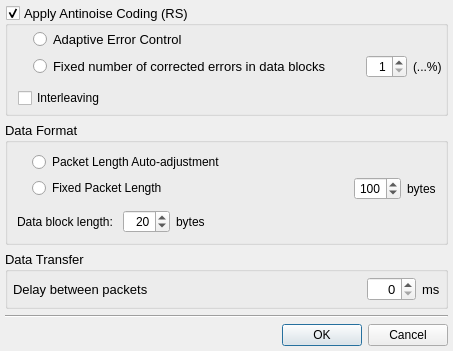
<?xml version="1.0" encoding="UTF-8"?>
<ui version="4.0">
 <class>CommunicationDialog</class>
 <widget class="QDialog" name="CommunicationDialog">
  <property name="geometry">
   <rect>
    <x>0</x>
    <y>0</y>
    <width>453</width>
    <height>335</height>
   </rect>
  </property>
  <property name="windowTitle">
   <string>Communication Settings Dialog</string>
  </property>
  <layout class="QGridLayout" name="gridLayout_4">
   <property name="leftMargin">
    <number>5</number>
   </property>
   <property name="topMargin">
    <number>5</number>
   </property>
   <property name="rightMargin">
    <number>5</number>
   </property>
   <property name="bottomMargin">
    <number>5</number>
   </property>
   <item row="0" column="0" colspan="2">
    <widget class="QGroupBox" name="gboxCoding">
     <property name="font">
      <font>
       <pointsize>10</pointsize>
      </font>
     </property>
     <property name="title">
      <string>Apply Antinoise Coding (RS)</string>
     </property>
     <property name="flat">
      <bool>false</bool>
     </property>
     <property name="checkable">
      <bool>true</bool>
     </property>
     <layout class="QGridLayout" name="gridLayout">
      <property name="leftMargin">
       <number>10</number>
      </property>
      <property name="topMargin">
       <number>3</number>
      </property>
      <property name="rightMargin">
       <number>3</number>
      </property>
      <property name="bottomMargin">
       <number>5</number>
      </property>
      <property name="horizontalSpacing">
       <number>6</number>
      </property>
      <property name="verticalSpacing">
       <number>10</number>
      </property>
      <item row="0" column="0">
       <layout class="QVBoxLayout" name="verticalLayout_2">
        <property name="spacing">
         <number>5</number>
        </property>
        <property name="leftMargin">
         <number>15</number>
        </property>
        <item>
         <widget class="QRadioButton" name="rbtAdaptive">
          <property name="text">
           <string>Adaptive Error Control</string>
          </property>
         </widget>
        </item>
        <item>
         <layout class="QHBoxLayout" name="horizontalLayout_2">
          <property name="spacing">
           <number>6</number>
          </property>
          <item>
           <widget class="QRadioButton" name="rbtCorrectedErrs">
            <property name="text">
             <string>Fixed number of corrected errors in data blocks</string>
            </property>
           </widget>
          </item>
          <item>
           <spacer name="horizontalSpacer_3">
            <property name="orientation">
             <enum>Qt::Horizontal</enum>
            </property>
            <property name="sizeHint" stdset="0">
             <size>
              <width>40</width>
              <height>20</height>
             </size>
            </property>
           </spacer>
          </item>
          <item>
           <widget class="QSpinBox" name="sbxErrorsCnt">
            <property name="font">
             <font>
              <pointsize>9</pointsize>
             </font>
            </property>
            <property name="alignment">
             <set>Qt::AlignRight|Qt::AlignTrailing|Qt::AlignVCenter</set>
            </property>
            <property name="minimum">
             <number>1</number>
            </property>
            <property name="maximum">
             <number>10</number>
            </property>
           </widget>
          </item>
          <item>
           <widget class="QLabel" name="lblPerc">
            <property name="font">
             <font>
              <pointsize>9</pointsize>
             </font>
            </property>
            <property name="text">
             <string>(...%)</string>
            </property>
           </widget>
          </item>
         </layout>
        </item>
       </layout>
      </item>
      <item row="1" column="0">
       <widget class="QCheckBox" name="chboxInterleaving">
        <property name="font">
         <font>
          <pointsize>9</pointsize>
         </font>
        </property>
        <property name="text">
         <string>Interleaving</string>
        </property>
       </widget>
      </item>
     </layout>
    </widget>
   </item>
   <item row="1" column="0" colspan="2">
    <widget class="QGroupBox" name="gboxDataFormat">
     <property name="font">
      <font>
       <pointsize>10</pointsize>
      </font>
     </property>
     <property name="title">
      <string>Data Format</string>
     </property>
     <property name="flat">
      <bool>false</bool>
     </property>
     <property name="checkable">
      <bool>false</bool>
     </property>
     <layout class="QGridLayout" name="gridLayout_2">
      <property name="verticalSpacing">
       <number>10</number>
      </property>
      <item row="0" column="0">
       <layout class="QVBoxLayout" name="verticalLayout">
        <property name="spacing">
         <number>5</number>
        </property>
        <property name="leftMargin">
         <number>15</number>
        </property>
        <item>
         <widget class="QRadioButton" name="rbtPacksAutosize">
          <property name="font">
           <font>
            <pointsize>9</pointsize>
           </font>
          </property>
          <property name="text">
           <string>Packet Length Auto-adjustment</string>
          </property>
         </widget>
        </item>
        <item>
         <layout class="QHBoxLayout" name="horizontalLayout">
          <property name="spacing">
           <number>6</number>
          </property>
          <item>
           <widget class="QRadioButton" name="rbtFixedPackLen">
            <property name="font">
             <font>
              <pointsize>9</pointsize>
             </font>
            </property>
            <property name="text">
             <string>Fixed Packet Length</string>
            </property>
           </widget>
          </item>
          <item>
           <spacer name="horizontalSpacer_4">
            <property name="orientation">
             <enum>Qt::Horizontal</enum>
            </property>
            <property name="sizeHint" stdset="0">
             <size>
              <width>40</width>
              <height>20</height>
             </size>
            </property>
           </spacer>
          </item>
          <item>
           <widget class="QSpinBox" name="sbxPackLen">
            <property name="font">
             <font>
              <pointsize>9</pointsize>
             </font>
            </property>
            <property name="alignment">
             <set>Qt::AlignRight|Qt::AlignTrailing|Qt::AlignVCenter</set>
            </property>
            <property name="minimum">
             <number>20</number>
            </property>
            <property name="maximum">
             <number>254</number>
            </property>
            <property name="value">
             <number>100</number>
            </property>
           </widget>
          </item>
          <item>
           <widget class="QLabel" name="lblBytes">
            <property name="font">
             <font>
              <pointsize>9</pointsize>
             </font>
            </property>
            <property name="text">
             <string>bytes</string>
            </property>
           </widget>
          </item>
         </layout>
        </item>
       </layout>
      </item>
      <item row="1" column="0">
       <layout class="QHBoxLayout" name="horizontalLayout_3">
        <property name="spacing">
         <number>6</number>
        </property>
        <item>
         <widget class="QLabel" name="lblBlockLen">
          <property name="font">
           <font>
            <pointsize>9</pointsize>
           </font>
          </property>
          <property name="text">
           <string>Data block length: </string>
          </property>
         </widget>
        </item>
        <item>
         <widget class="QSpinBox" name="sbxBlockLen">
          <property name="font">
           <font>
            <pointsize>9</pointsize>
           </font>
          </property>
          <property name="alignment">
           <set>Qt::AlignRight|Qt::AlignTrailing|Qt::AlignVCenter</set>
          </property>
          <property name="minimum">
           <number>8</number>
          </property>
          <property name="maximum">
           <number>100</number>
          </property>
          <property name="singleStep">
           <number>2</number>
          </property>
          <property name="value">
           <number>20</number>
          </property>
         </widget>
        </item>
        <item>
         <widget class="QLabel" name="label_2">
          <property name="font">
           <font>
            <pointsize>9</pointsize>
           </font>
          </property>
          <property name="text">
           <string>bytes</string>
          </property>
         </widget>
        </item>
        <item>
         <spacer name="horizontalSpacer_2">
          <property name="orientation">
           <enum>Qt::Horizontal</enum>
          </property>
          <property name="sizeHint" stdset="0">
           <size>
            <width>40</width>
            <height>20</height>
           </size>
          </property>
         </spacer>
        </item>
       </layout>
      </item>
     </layout>
    </widget>
   </item>
   <item row="2" column="0" colspan="2">
    <widget class="QGroupBox" name="groupBox">
     <property name="font">
      <font>
       <pointsize>10</pointsize>
      </font>
     </property>
     <property name="title">
      <string>Data Transfer</string>
     </property>
     <layout class="QGridLayout" name="gridLayout_3">
      <property name="leftMargin">
       <number>5</number>
      </property>
      <property name="topMargin">
       <number>5</number>
      </property>
      <property name="rightMargin">
       <number>5</number>
      </property>
      <property name="bottomMargin">
       <number>5</number>
      </property>
      <item row="0" column="0">
       <widget class="QLabel" name="label">
        <property name="text">
         <string>Delay between packets</string>
        </property>
       </widget>
      </item>
      <item row="0" column="1">
       <spacer name="horizontalSpacer">
        <property name="orientation">
         <enum>Qt::Horizontal</enum>
        </property>
        <property name="sizeHint" stdset="0">
         <size>
          <width>215</width>
          <height>20</height>
         </size>
        </property>
       </spacer>
      </item>
      <item row="0" column="2">
       <widget class="QSpinBox" name="sbxPackDelay">
        <property name="alignment">
         <set>Qt::AlignRight|Qt::AlignTrailing|Qt::AlignVCenter</set>
        </property>
        <property name="maximum">
         <number>255</number>
        </property>
       </widget>
      </item>
      <item row="0" column="3">
       <widget class="QLabel" name="label_3">
        <property name="text">
         <string>ms</string>
        </property>
       </widget>
      </item>
     </layout>
    </widget>
   </item>
   <item row="3" column="0">
    <spacer name="verticalSpacer">
     <property name="orientation">
      <enum>Qt::Vertical</enum>
     </property>
     <property name="sizeHint" stdset="0">
      <size>
       <width>20</width>
       <height>6</height>
      </size>
     </property>
    </spacer>
   </item>
   <item row="4" column="0" colspan="2">
    <widget class="Line" name="line">
     <property name="orientation">
      <enum>Qt::Horizontal</enum>
     </property>
    </widget>
   </item>
   <item row="5" column="1">
    <widget class="QDialogButtonBox" name="buttonBox">
     <property name="orientation">
      <enum>Qt::Horizontal</enum>
     </property>
     <property name="standardButtons">
      <set>QDialogButtonBox::Cancel|QDialogButtonBox::Ok</set>
     </property>
     <property name="centerButtons">
      <bool>false</bool>
     </property>
    </widget>
   </item>
  </layout>
 </widget>
 <resources/>
 <connections>
  <connection>
   <sender>buttonBox</sender>
   <signal>accepted()</signal>
   <receiver>CommunicationDialog</receiver>
   <slot>accept()</slot>
   <hints>
    <hint type="sourcelabel">
     <x>248</x>
     <y>254</y>
    </hint>
    <hint type="destinationlabel">
     <x>157</x>
     <y>274</y>
    </hint>
   </hints>
  </connection>
  <connection>
   <sender>buttonBox</sender>
   <signal>rejected()</signal>
   <receiver>CommunicationDialog</receiver>
   <slot>reject()</slot>
   <hints>
    <hint type="sourcelabel">
     <x>316</x>
     <y>260</y>
    </hint>
    <hint type="destinationlabel">
     <x>286</x>
     <y>274</y>
    </hint>
   </hints>
  </connection>
 </connections>
</ui>
